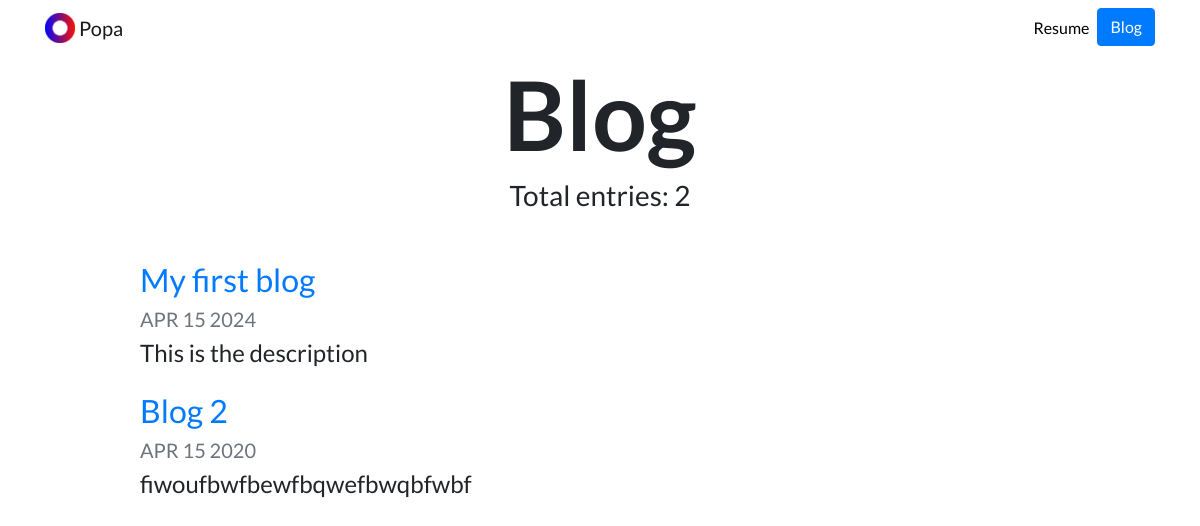
/blog/, run on an earlier commit of the app's database.
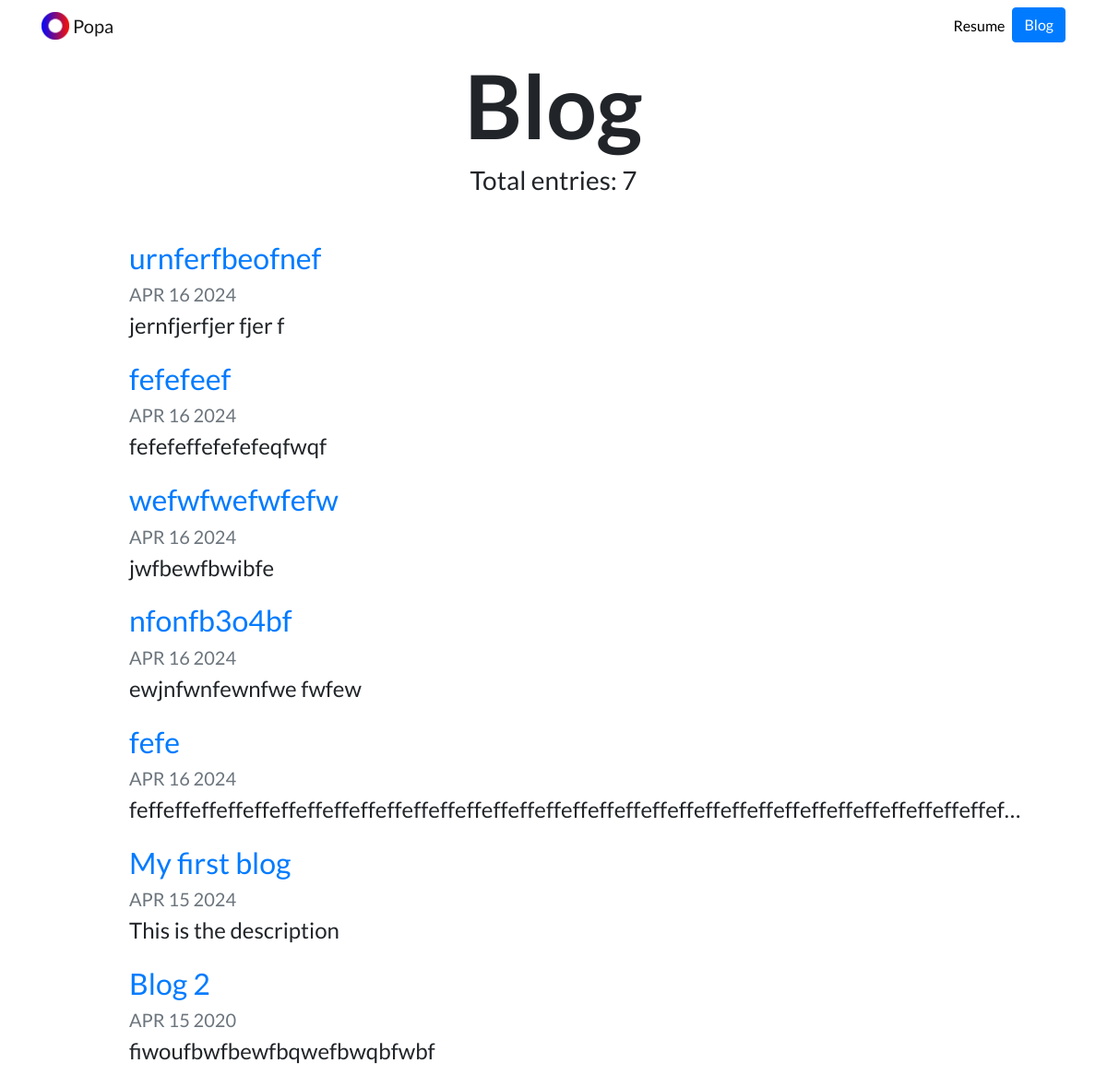
And on a later commit of the database.
### blog/models.py (models this page shows, shortened)
class Blog(models.Model):
    title = models.CharField(max_length=200)
    date = models.DateField()
    description = models.TextField()

### blog/views.py (the view)
# urls.py: path('', views.all_blogs, name='all_blogs'),
def all_blogs(request):
    blogs = Blog.objects.order_by('-date')
    return render(request, 'blog/all_blogs.html', {'blogs': blogs})

### templates/blog/all_blogs.html
{% extends "portfolio/base.html" %}
{% load static %}
{% block content %}
<h1 id="blogtitle" class="font-weight-bold text-center">Blog</h1>
<h3 class="text-center mb-5">Total entries: {{ blogs.count }}</h3>
{% for blog in blogs %}
<div class="row justify-content-center my-3">
  <div class="col-md-10">
    <a href="{% url 'blog:detail' blog.id %}">
      <h2>{{ blog.title }}</h2>
    </a>
    <h5 class="text-muted">{{ blog.date|date:'M d Y'|upper }}</h5>
    <h4>{{ blog.description|striptags|truncatechars:100 }}</h4>
  </div>
</div>
{% endfor %}
{% endblock %}

### templates/portfolio/base.html (shortened to what this page needs)
{% load static %}
<!doctype html>
<html lang="en">
<head>
  <link rel="stylesheet" href="https://stackpath.bootstrapcdn.com/bootstrap/4.4.1/css/bootstrap.min.css">
  <link rel="stylesheet" href="{% static "portfolio/custom.css" %}">
</head>
<body>
  <nav id="topNav" class="navbar navbar-expand-md navbar-light">
    <div class="container">
      <a class="navbar-brand" href="{% url 'home' %}">
        <img src="{% static "portfolio/Logo.png" %}" width="30" height="30" class="d-inline-block align-top" alt="Nick's Logo">
        <span>Popa</span>
      </a>
      <div class="collapse navbar-collapse text-center" id="navbarNav">
        <ul class="navbar-nav ml-auto">
          <li class="nav-item">
            <a class="nav-link" href="{% static "portfolio/resume.pdf" %}">Resume</a>
          </li>
          <li>
            <a role="button" href="{% url 'blog:all_blogs' %}" class="btn btn-primary">Blog</a>
          </li>
        </ul>
      </div>
    </div>
  </nav>
  <div class="container">
    {% block content %}{% endblock %}
  </div>
</body>
</html>

### portfolio/static/portfolio/custom.css (style rules this page uses)
.navbar-nav .nav-link { color: rgba(0,0,0,1) !important; }
body { font-family: 'Lato', sans-serif; }
#blogtitle { font-size: 6rem; }

What changed in the data, as far as the page shows it:
added Blog: title "urnferfbeofnef", date "APR 16 2024", description "jernfjerfjer fjer f"
added Blog: title "fefefeef", date "APR 16 2024", description "fefefeffefefefeqfwqf"
added Blog: title "wefwfwefwfefw", date "APR 16 2024", description "jwfbewfbwibfe"
added Blog: title "nfonfb3o4bf", date "APR 16 2024", description "ewjnfwnfewnfwe fwfew"
added Blog: title "fefe", date "APR 16 2024", description "feffeffeffeffeffeffeffeffeffeffeffeffeffeffeffeffeffeffeffeffeffeffeffeffeffeffeffeffeffeffeffeffef…"
Also different on the page:
{{ blogs.count }}: "2" → "7"
